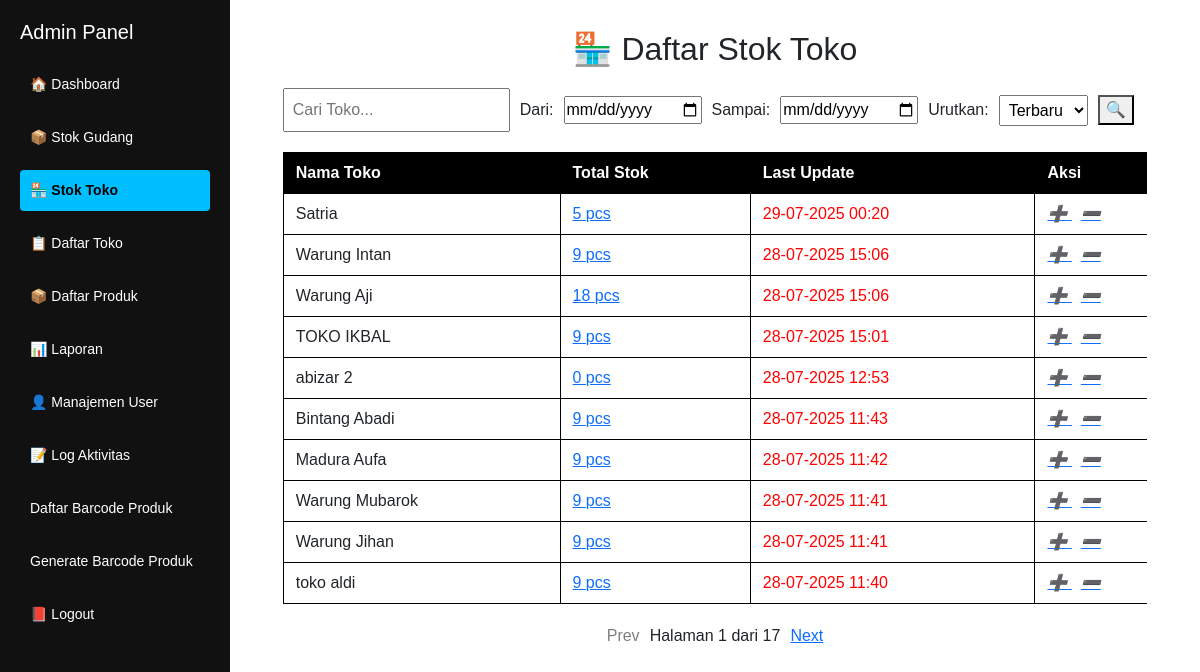
The page /admin/stok-toko.php (signed in) on the database as committed earlier.
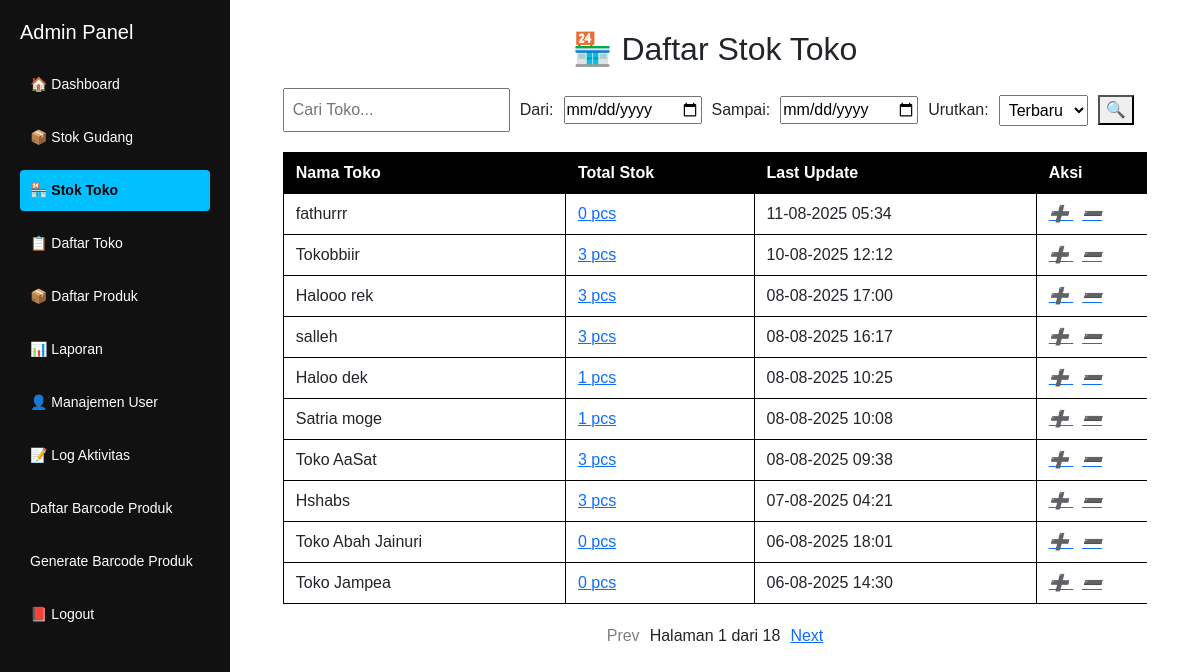
The same page on the database as committed later.
### tables this page shows
CREATE TABLE `toko` (
  `id` int(11) NOT NULL,
  `nama_toko` varchar(100) NOT NULL,
  `lokasi_maps` text DEFAULT NULL,
  `dibuat_oleh` varchar(50) DEFAULT NULL,
  `dibuat_pada` timestamp NOT NULL DEFAULT current_timestamp(),
  `alamat_manual` text DEFAULT NULL
);

### admin/stok-toko.php (the view, shortened to what this page needs)
<?php
include '../koneksi.php';
include 'header.php';
$sort = ($_GET['sort'] ?? 'last_desc') === 'last_asc' ? 'last_asc' : 'last_desc';
$search = $_GET['search'] ?? '';
$tanggal_awal = $_GET['tanggal_awal'] ?? '';
$tanggal_akhir = $_GET['tanggal_akhir'] ?? '';
switch ($sort) {
    case 'last_desc':
    default:
        $order_sql = "ORDER BY last_update DESC";
        break;
}
$where_sql = "WHERE 1";
$count_query = mysqli_query($conn, "
    SELECT COUNT(*) as total FROM (
        SELECT toko.id FROM toko
        LEFT JOIN stok_toko ON toko.id = stok_toko.id_toko
        $where_sql
        GROUP BY toko.id
    ) AS temp
");
$total_data = mysqli_fetch_assoc($count_query)['total'];
$limit = 10;
$page = isset($_GET['page']) ? max((int)$_GET['page'], 1) : 1;
$offset = ($page - 1) * $limit;
$total_pages = ceil($total_data / $limit);
$stok_query = mysqli_query($conn, "
    SELECT toko.id, toko.nama_toko,
           IFNULL(SUM(stok_toko.jumlah), 0) AS total_stok,
           MAX(stok_toko.updated_at) AS last_update
    FROM toko
    LEFT JOIN stok_toko ON toko.id = stok_toko.id_toko
    $where_sql
    GROUP BY toko.id
    $order_sql
    LIMIT $limit OFFSET $offset
");
$data_toko = [];
while ($row = mysqli_fetch_assoc($stok_query)) {
    $data_toko[] = $row;
}
?>
<h2 style="text-align: center; margin-bottom: 20px;">🏪 Daftar Stok Toko</h2>
<div style="width: 95%; margin: 0 auto 20px; display: flex; flex-wrap: wrap; justify-content: space-between; align-items: center;">
    <form method="GET" id="searchForm" style="display: flex; flex-wrap: wrap; gap: 10px; align-items: center; flex-grow: 1;">
        <input type="text" name="search" id="searchInput" placeholder="Cari Toko..." style="padding: 8px;" value="<?= htmlspecialchars($search) ?>">
        <label>Dari:</label>
        <input type="date" name="tanggal_awal" value="<?= htmlspecialchars($tanggal_awal) ?>">
        <label>Sampai:</label>
        <input type="date" name="tanggal_akhir" value="<?= htmlspecialchars($tanggal_akhir) ?>">
        <label>Urutkan:</label>
        <select name="sort" style="padding: 5px;">
            <option value="last_desc" <?= $sort === 'last_desc' ? 'selected' : '' ?>>Terbaru</option>
        </select>
        <button type="submit">🔍</button>
    </form>
</div>
<div class="table-wrapper" style="width: 95%; margin: 0 auto;">
  <table id="tokoTable">
    <thead style="background-color: black; color: white;">
      <tr>
        <th>Nama Toko</th>
        <th>Total Stok</th>
        <th>Last Update</th>
        <th>Aksi</th>
      </tr>
    </thead>
    <tbody>
      <?php foreach ($data_toko as $toko):
        $last_update = $toko['last_update'];
        $last_update_text = '-';
        $warnaclass = '';
        if ($last_update) {
            $last_time = strtotime($last_update);
            $now = time();
            $selisih_hari = floor(($now - $last_time) / (60 * 60 * 24));
            $last_update_text = date("d-m-Y H:i", $last_time);
            if ($selisih_hari >= 7) {
                $warnaclass = 'style="color:red;"';
            }
        }
      ?>
      <tr>
        <td><?= htmlspecialchars($toko['nama_toko']) ?></td>
        <td>
          <a href="detail-stok-toko.php?id_toko=<?= $toko['id'] ?>">
            <?= $toko['total_stok'] ?> pcs
          </a>
        </td>
        <td <?= $warnaclass ?>><?= $last_update_text ?></td>
        <td>
          <a href="tambah-stok-toko.php?id_toko=<?= $toko['id'] ?>" title="Tambah Stok">
            <i style="color:blue;">➕</i>
          </a>
          <a href="kurang-stok-toko.php?id_toko=<?= $toko['id'] ?>" title="Kurang Stok">
            <i style="color:orange;">➖</i>
          </a>
        </td>
      </tr>
      <?php endforeach; ?>
    </tbody>
  </table>
</div>
<div style="text-align: center; margin-top: 20px;">
    <?php
    $params = $_GET;
    if ($page > 1) {
        $params['page'] = $page - 1;
        echo "<a href='?" . http_build_query($params) . "' style='margin-right:10px;'>Prev</a>";
    } else {
        echo "<span style='color: grey; margin-right:10px;'>Prev</span>";
    }
    echo "Halaman $page dari $total_pages";
    if ($page < $total_pages) {
        $params['page'] = $page + 1;
        echo "<a href='?" . http_build_query($params) . "' style='margin-left:10px;'>Next</a>";
    } else {
        echo "<span style='color: grey; margin-left:10px;'>Next</span>";
    }
    ?>
</div>
<?php include 'footer.php'; ?>

Rows that differ between the two databases and show on the page:
no longer on this page (row unchanged): toko: nama_toko "Satria", total_stok "5", last_update_text "29-07-2025 00:20"
no longer on this page (row unchanged): toko: nama_toko "Warung Intan", total_stok "9", last_update_text "28-07-2025 15:06"
no longer on this page (row unchanged): toko: nama_toko "Warung Aji", total_stok "18", last_update_text "28-07-2025 15:06"
no longer on this page (row unchanged): toko: nama_toko "TOKO IKBAL", total_stok "9", last_update_text "28-07-2025 15:01"
no longer on this page (row unchanged): toko: nama_toko "abizar 2", total_stok "0", last_update_text "28-07-2025 12:53"
no longer on this page (row unchanged): toko: nama_toko "Bintang Abadi", total_stok "9", last_update_text "28-07-2025 11:43"
no longer on this page (row unchanged): toko: nama_toko "Madura Aufa", total_stok "9", last_update_text "28-07-2025 11:42"
no longer on this page (row unchanged): toko: nama_toko "Warung Mubarok", total_stok "9", last_update_text "28-07-2025 11:41"
no longer on this page (row unchanged): toko: nama_toko "Warung Jihan", total_stok "9", last_update_text "28-07-2025 11:41"
no longer on this page (row unchanged): toko: nama_toko "toko aldi", total_stok "9", last_update_text "28-07-2025 11:40"
added toko: nama_toko "fathurrr", total_stok "0", last_update_text "11-08-2025 05:34"
added toko: nama_toko "Tokobbiir", total_stok "3", last_update_text "10-08-2025 12:12"
added toko: nama_toko "Halooo rek", total_stok "3", last_update_text "08-08-2025 17:00"
added toko: nama_toko "salleh", total_stok "3", last_update_text "08-08-2025 16:17"
added toko: nama_toko "Haloo dek", total_stok "1", last_update_text "08-08-2025 10:25"
added toko: nama_toko "Satria moge", total_stok "1", last_update_text "08-08-2025 10:08"
added toko: nama_toko "Toko AaSat", total_stok "3", last_update_text "08-08-2025 09:38"
added toko: nama_toko "Hshabs", total_stok "3", last_update_text "07-08-2025 04:21"
added toko: nama_toko "Toko Abah Jainuri", total_stok "0", last_update_text "06-08-2025 18:01"
added toko: nama_toko "Toko Jampea", total_stok "0", last_update_text "06-08-2025 14:30"
Other text that changed with them:
$total_pages: "17" → "18"
